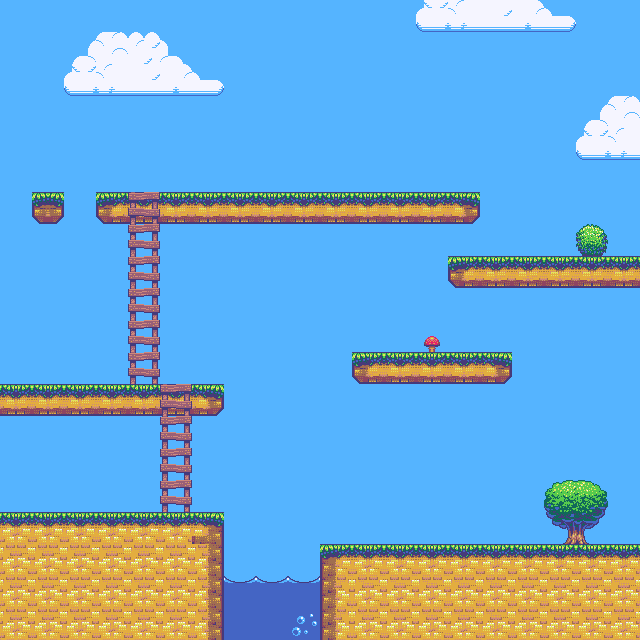

A 2D game scene composited from a Tiled map and its tileset images. What follows is a short description and the map's XML, with each tile layer's data collapsed to a summary:
An orthogonal 20x20 tile map with 32x32 px tiles, 4 tile layers (sky, trees, ground, ladders) and 8 objects (2x teleporter, coin, spawn, cage, key, ...).

<map version="1.5" tiledversion="1.5.0" orientation="orthogonal" renderorder="right-down" width="20" height="20" tilewidth="32" tileheight="32" infinite="0" nextlayerid="14" nextobjectid="45">
 <tileset firstgid="1" source="../generic_platformer_tiles.tsx" />
 <layer id="4" name="sky" width="20" height="20">
  <data>[400 cells, 400 non-empty, 10 distinct tile ids]</data>
 </layer>
 <layer id="2" name="trees" width="20" height="20">
  <data>[400 cells, 6 non-empty, 6 distinct tile ids]</data>
 </layer>
 <layer id="1" name="ground" width="20" height="20">
  <data>[400 cells, 95 non-empty, 13 distinct tile ids]</data>
 </layer>
 <layer id="3" name="ladders" width="20" height="20">
  <data>[400 cells, 10 non-empty, 1 distinct tile ids]</data>
 </layer>
 <objectgroup id="13" name="game">
  <object id="26" type="teleporter" gid="123" x="193.683" y="511.321" width="32" height="32">
   <properties>
    <property name="target" type="object" value="28" />
   </properties>
  </object>
  <object id="28" type="teleporter" gid="123" x="323.95" y="543.5" width="32" height="32">
   <properties>
    <property name="target" type="object" value="26" />
   </properties>
  </object>
  <object id="36" name="coin" type="coin" gid="123" x="350.773" y="350.952" width="32" height="32" />
  <object id="38" name="spawn" type="spawn" gid="123" x="91.1847" y="191.85" width="32" height="32" />
  <object id="41" name="cage" type="cage" gid="123" x="32" y="384" width="32" height="32">
   <properties>
    <property name="color" value="red" />
   </properties>
  </object>
  <object id="42" name="key" type="key" gid="123" x="96" y="384" width="32" height="32">
   <properties>
    <property name="color" value="red" />
   </properties>
  </object>
  <object id="43" name="E" type="exit_door" gid="123" x="384" y="192" width="32" height="32" />
  <object id="44" name="S" type="switch" gid="123" x="296" y="192" width="32" height="32">
   <properties>
    <property name="target" type="object" value="43" />
   </properties>
  </object>
 </objectgroup>
</map>
